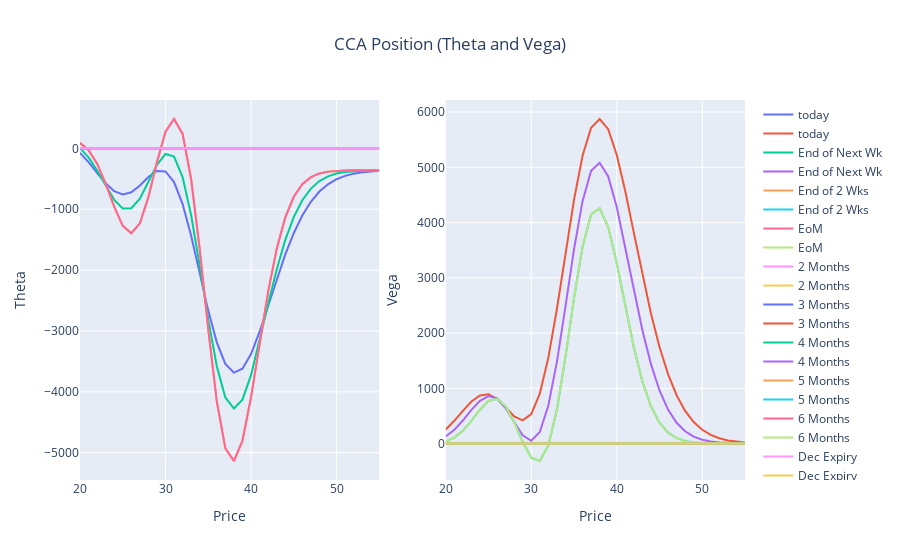

Write notebook code for a chart like this one.
### Code cell
fig = make_subplots(rows=1, cols=2)
for i in range(0,len(fig_t.data)):
    fig.add_trace(fig_t.data[i], row=1, col=1)
    fig.add_trace(fig_v.data[i], row=1, col=2)

fig.update_layout(title={'text': 'CCA Position (Theta and Vega)','x': 0.5,'xanchor': 'center'})

fig.update_xaxes(title_text="Price", row=1, col=1)
fig.update_yaxes(title_text="Theta", row=1, col=1)
fig.update_xaxes(title_text="Price", row=1, col=2)
fig.update_yaxes(title_text="Vega", row=1, col=2)
fig.show()

### Figure 1 — Plotly figure (JSON) as saved in the notebook; plotly's stock layout.template omitted (floating-point values rounded to 4 significant figures)
{"data": [{"name": "today", "type": "scatter", "x": [20, 21, 22, 23, 24, 25, 26, 27, 28, 29, 30, 31, 32, 33, 34, 35, 36, 37, 38, 39, 40, 41, 42, 43, 44, 45, 46, 47, 48, 49, 50, 51, 52, 53, 54, 55], "xaxis": "x", "y": [-74.15, -225.6, -402.8, -575.1, -704.4, -757.6, -721.2, -610.4, -471.1, -370.4, -379.9, -554.6, -914.7, -1435.0, -2050.0, -2666.0, -3188.0, -3541.0, -3685.0, -3620.0, -3380.0, -3017.0, -2590.0, -2153.0, -1745.0, -1392.0, -1103.0, -877.5, -710.0, -590.0, -507.1, -451.6, -415.4, -392.5, -378.4, -369.8], "yaxis": "y"}, {"name": "today", "type": "scatter", "x": [20, 21, 22, 23, 24, 25, 26, 27, 28, 29, 30, 31, 32, 33, 34, 35, 36, 37, 38, 39, 40, 41, 42, 43, 44, 45, 46, 47, 48, 49, 50, 51, 52, 53, 54, 55], "xaxis": "x2", "y": [254.0, 412.2, 593.0, 760.6, 871.7, 891.3, 809.5, 654.5, 493.2, 420.0, 533.1, 904.9, 1555.0, 2436.0, 3437.0, 4411.0, 5210.0, 5716.0, 5875.0, 5691.0, 5225.0, 4566.0, 3813.0, 3054.0, 2353.0, 1748.0, 1256.0, 875.0, 591.8, 389.5, 249.9, 156.6, 95.96, 57.59, 33.89, 19.58], "yaxis": "y2"}, {"name": "End of Next Wk", "type": "scatter", "x": [20, 21, 22, 23, 24, 25, 26, 27, 28, 29, 30, 31, 32, 33, 34, 35, 36, 37, 38, 39, 40, 41, 42, 43, 44, 45, 46, 47, 48, 49, 50, 51, 52, 53, 54, 55], "xaxis": "x", "y": [4.812, -148.7, -364.9, -616.0, -846.1, -986.8, -984.3, -826.3, -556.7, -270.9, -92.27, -136.2, -472.9, -1098.0, -1927.0, -2811.0, -3580.0, -4093.0, -4275.0, -4129.0, -3726.0, -3170.0, -2564.0, -1994.0, -1509.0, -1129.0, -851.7, -661.1, -537.0, -459.9, -414.2, -388.0, -373.7, -366.0, -362.1, -360.1], "yaxis": "y"}, {"name": "End of Next Wk", "type": "scatter", "x": [20, 21, 22, 23, 24, 25, 26, 27, 28, 29, 30, 31, 32, 33, 34, 35, 36, 37, 38, 39, 40, 41, 42, 43, 44, 45, 46, 47, 48, 49, 50, 51, 52, 53, 54, 55], "xaxis": "x2", "y": [127.2, 248.4, 417.2, 608.7, 775.0, 858.5, 816.1, 643.4, 389.2, 150.5, 51.68, 208.4, 688.5, 1480.0, 2479.0, 3514.0, 4387.0, 4938.0, 5083.0, 4835.0, 4282.0, 3552.0, 2775.0, 2050.0, 1438.0, 961.6, 614.6, 376.7, 222.0, 126.1, 69.23, 36.8, 18.98, 9.521, 4.65, 2.216], "yaxis": "y2"}, {"name": "End of 2 Wks", "type": "scatter", "x": [20, 21, 22, 23, 24, 25, 26, 27, 28, 29, 30, 31, 32, 33, 34, 35, 36, 37, 38, 39, 40, 41, 42, 43, 44, 45, 46, 47, 48, 49, 50, 51, 52, 53, 54, 55], "xaxis": "x", "y": [91.17, -28.96, -251.1, -578.7, -957.2, -1274.0, -1394.0, -1231.0, -798.5, -227.0, 273.6, 482.4, 237.8, -507.0, -1655.0, -2973.0, -4156.0, -4928.0, -5137.0, -4804.0, -4090.0, -3211.0, -2360.0, -1655.0, -1138.0, -796.0, -588.7, -472.5, -411.9, -382.3, -368.6, -362.6, -360.2, -359.2, -358.8, -358.7], "yaxis": "y"}, {"name": "End of 2 Wks", "type": "scatter", "x": [20, 21, 22, 23, 24, 25, 26, 27, 28, 29, 30, 31, 32, 33, 34, 35, 36, 37, 38, 39, 40, 41, 42, 43, 44, 45, 46, 47, 48, 49, 50, 51, 52, 53, 54, 55], "xaxis": "x2", "y": [40.93, 107.6, 230.3, 409.6, 612.6, 772.2, 810.2, 676.8, 386.6, 28.59, -255.9, -315.5, -36.22, 615.5, 1565.0, 2629.0, 3565.0, 4147.0, 4258.0, 3919.0, 3266.0, 2485.0, 1738.0, 1123.0, 674.2, 377.8, 198.5, 98.21, 45.92, 20.36, 8.595, 3.463, 1.336, 0.4949, 0.1764, 0.06069], "yaxis": "y2"}, {"name": "EoM", "type": "scatter", "x": [20, 21, 22, 23, 24, 25, 26, 27, 28, 29, 30, 31, 32, 33, 34, 35, 36, 37, 38, 39, 40, 41, 42, 43, 44, 45, 46, 47, 48, 49, 50, 51, 52, 53, 54, 55], "xaxis": "x", "y": [91.17, -28.96, -251.1, -578.7, -957.2, -1274.0, -1394.0, -1231.0, -798.5, -227.0, 273.6, 482.4, 237.8, -507.0, -1655.0, -2973.0, -4156.0, -4928.0, -5137.0, -4804.0, -4090.0, -3211.0, -2360.0, -1655.0, -1138.0, -796.0, -588.7, -472.5, -411.9, -382.3, -368.6, -362.6, -360.2, -359.2, -358.8, -358.7], "yaxis": "y"}, {"name": "EoM", "type": "scatter", "x": [20, 21, 22, 23, 24, 25, 26, 27, 28, 29, 30, 31, 32, 33, 34, 35, 36, 37, 38, 39, 40, 41, 42, 43, 44, 45, 46, 47, 48, 49, 50, 51, 52, 53, 54, 55], "xaxis": "x2", "y": [40.93, 107.6, 230.3, 409.6, 612.6, 772.2, 810.2, 676.8, 386.6, 28.59, -255.9, -315.5, -36.22, 615.5, 1565.0, 2629.0, 3565.0, 4147.0, 4258.0, 3919.0, 3266.0, 2485.0, 1738.0, 1123.0, 674.2, 377.8, 198.5, 98.21, 45.92, 20.36, 8.595, 3.463, 1.336, 0.4949, 0.1764, 0.06069], "yaxis": "y2"}, {"name": "2 Months", "type": "scatter", "x": [20, 21, 22, 23, 24, 25, 26, 27, 28, 29, 30, 31, 32, 33, 34, 35, 36, 37, 38, 39, 40, 41, 42, 43, 44, 45, 46, 47, 48, 49, 50, 51, 52, 53, 54, 55], "xaxis": "x", "y": [0, 0, 0, 0, 0, 0, 0, 0, 0, 0, 0, 0, 0, 0, 0, 0, 0, 0, 0, 0, 0, 0, 0, 0, 0, 0, 0, 0, 0, 0, 0, 0, 0, 0, 0, 0], "yaxis": "y"}, {"name": "2 Months", "type": "scatter", "x": [20, 21, 22, 23, 24, 25, 26, 27, 28, 29, 30, 31, 32, 33, 34, 35, 36, 37, 38, 39, 40, 41, 42, 43, 44, 45, 46, 47, 48, 49, 50, 51, 52, 53, 54, 55], "xaxis": "x2", "y": [0, 0, 0, 0, 0, 0, 0, 0, 0, 0, 0, 0, 0, 0, 0, 0, 0, 0, 0, 0, 0, 0, 0, 0, 0, 0, 0, 0, 0, 0, 0, 0, 0, 0, 0, 0], "yaxis": "y2"}, {"name": "3 Months", "type": "scatter", "x": [20, 21, 22, 23, 24, 25, 26, 27, 28, 29, 30, 31, 32, 33, 34, 35, 36, 37, 38, 39, 40, 41, 42, 43, 44, 45, 46, 47, 48, 49, 50, 51, 52, 53, 54, 55], "xaxis": "x", "y": [0, 0, 0, 0, 0, 0, 0, 0, 0, 0, 0, 0, 0, 0, 0, 0, 0, 0, 0, 0, 0, 0, 0, 0, 0, 0, 0, 0, 0, 0, 0, 0, 0, 0, 0, 0], "yaxis": "y"}, {"name": "3 Months", "type": "scatter", "x": [20, 21, 22, 23, 24, 25, 26, 27, 28, 29, 30, 31, 32, 33, 34, 35, 36, 37, 38, 39, 40, 41, 42, 43, 44, 45, 46, 47, 48, 49, 50, 51, 52, 53, 54, 55], "xaxis": "x2", "y": [0, 0, 0, 0, 0, 0, 0, 0, 0, 0, 0, 0, 0, 0, 0, 0, 0, 0, 0, 0, 0, 0, 0, 0, 0, 0, 0, 0, 0, 0, 0, 0, 0, 0, 0, 0], "yaxis": "y2"}, {"name": "4 Months", "type": "scatter", "x": [20, 21, 22, 23, 24, 25, 26, 27, 28, 29, 30, 31, 32, 33, 34, 35, 36, 37, 38, 39, 40, 41, 42, 43, 44, 45, 46, 47, 48, 49, 50, 51, 52, 53, 54, 55], "xaxis": "x", "y": [0, 0, 0, 0, 0, 0, 0, 0, 0, 0, 0, 0, 0, 0, 0, 0, 0, 0, 0, 0, 0, 0, 0, 0, 0, 0, 0, 0, 0, 0, 0, 0, 0, 0, 0, 0], "yaxis": "y"}, {"name": "4 Months", "type": "scatter", "x": [20, 21, 22, 23, 24, 25, 26, 27, 28, 29, 30, 31, 32, 33, 34, 35, 36, 37, 38, 39, 40, 41, 42, 43, 44, 45, 46, 47, 48, 49, 50, 51, 52, 53, 54, 55], "xaxis": "x2", "y": [0, 0, 0, 0, 0, 0, 0, 0, 0, 0, 0, 0, 0, 0, 0, 0, 0, 0, 0, 0, 0, 0, 0, 0, 0, 0, 0, 0, 0, 0, 0, 0, 0, 0, 0, 0], "yaxis": "y2"}, {"name": "5 Months", "type": "scatter", "x": [20, 21, 22, 23, 24, 25, 26, 27, 28, 29, 30, 31, 32, 33, 34, 35, 36, 37, 38, 39, 40, 41, 42, 43, 44, 45, 46, 47, 48, 49, 50, 51, 52, 53, 54, 55], "xaxis": "x", "y": [0, 0, 0, 0, 0, 0, 0, 0, 0, 0, 0, 0, 0, 0, 0, 0, 0, 0, 0, 0, 0, 0, 0, 0, 0, 0, 0, 0, 0, 0, 0, 0, 0, 0, 0, 0], "yaxis": "y"}, {"name": "5 Months", "type": "scatter", "x": [20, 21, 22, 23, 24, 25, 26, 27, 28, 29, 30, 31, 32, 33, 34, 35, 36, 37, 38, 39, 40, 41, 42, 43, 44, 45, 46, 47, 48, 49, 50, 51, 52, 53, 54, 55], "xaxis": "x2", "y": [0, 0, 0, 0, 0, 0, 0, 0, 0, 0, 0, 0, 0, 0, 0, 0, 0, 0, 0, 0, 0, 0, 0, 0, 0, 0, 0, 0, 0, 0, 0, 0, 0, 0, 0, 0], "yaxis": "y2"}, {"name": "6 Months", "type": "scatter", "x": [20, 21, 22, 23, 24, 25, 26, 27, 28, 29, 30, 31, 32, 33, 34, 35, 36, 37, 38, 39, 40, 41, 42, 43, 44, 45, 46, 47, 48, 49, 50, 51, 52, 53, 54, 55], "xaxis": "x", "y": [0, 0, 0, 0, 0, 0, 0, 0, 0, 0, 0, 0, 0, 0, 0, 0, 0, 0, 0, 0, 0, 0, 0, 0, 0, 0, 0, 0, 0, 0, 0, 0, 0, 0, 0, 0], "yaxis": "y"}, {"name": "6 Months", "type": "scatter", "x": [20, 21, 22, 23, 24, 25, 26, 27, 28, 29, 30, 31, 32, 33, 34, 35, 36, 37, 38, 39, 40, 41, 42, 43, 44, 45, 46, 47, 48, 49, 50, 51, 52, 53, 54, 55], "xaxis": "x2", "y": [0, 0, 0, 0, 0, 0, 0, 0, 0, 0, 0, 0, 0, 0, 0, 0, 0, 0, 0, 0, 0, 0, 0, 0, 0, 0, 0, 0, 0, 0, 0, 0, 0, 0, 0, 0], "yaxis": "y2"}, {"name": "Dec Expiry", "type": "scatter", "x": [20, 21, 22, 23, 24, 25, 26, 27, 28, 29, 30, 31, 32, 33, 34, 35, 36, 37, 38, 39, 40, 41, 42, 43, 44, 45, 46, 47, 48, 49, 50, 51, 52, 53, 54, 55], "xaxis": "x", "y": [0, 0, 0, 0, 0, 0, 0, 0, 0, 0, 0, 0, 0, 0, 0, 0, 0, 0, 0, 0, 0, 0, 0, 0, 0, 0, 0, 0, 0, 0, 0, 0, 0, 0, 0, 0], "yaxis": "y"}, {"name": "Dec Expiry", "type": "scatter", "x": [20, 21, 22, 23, 24, 25, 26, 27, 28, 29, 30, 31, 32, 33, 34, 35, 36, 37, 38, 39, 40, 41, 42, 43, 44, 45, 46, 47, 48, 49, 50, 51, 52, 53, 54, 55], "xaxis": "x2", "y": [0, 0, 0, 0, 0, 0, 0, 0, 0, 0, 0, 0, 0, 0, 0, 0, 0, 0, 0, 0, 0, 0, 0, 0, 0, 0, 0, 0, 0, 0, 0, 0, 0, 0, 0, 0], "yaxis": "y2"}], "layout": {"title": {"text": "CCA Position (Theta and Vega)", "x": 0.5, "xanchor": "center"}, "xaxis": {"anchor": "y", "domain": [0, 0.45], "title": {"text": "Price"}}, "xaxis2": {"anchor": "y2", "domain": [0.55, 1], "title": {"text": "Price"}}, "yaxis": {"anchor": "x", "domain": [0, 1], "title": {"text": "Theta"}}, "yaxis2": {"anchor": "x2", "domain": [0, 1], "title": {"text": "Vega"}}}}
